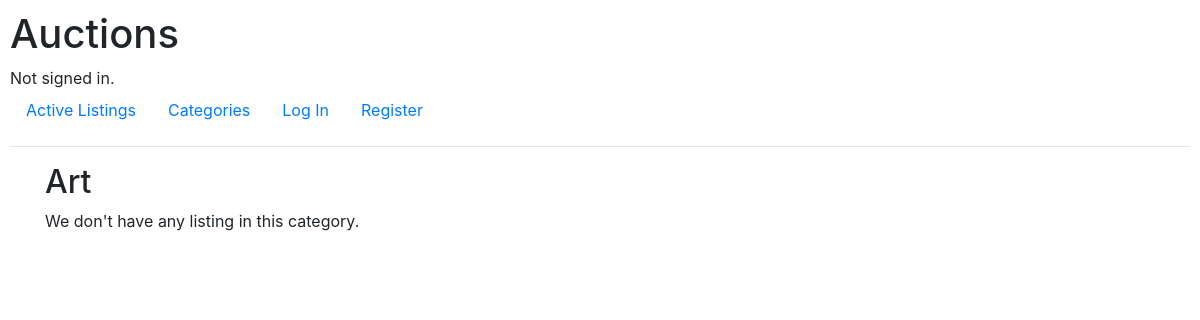
The page /categories/9 on the database as committed earlier.
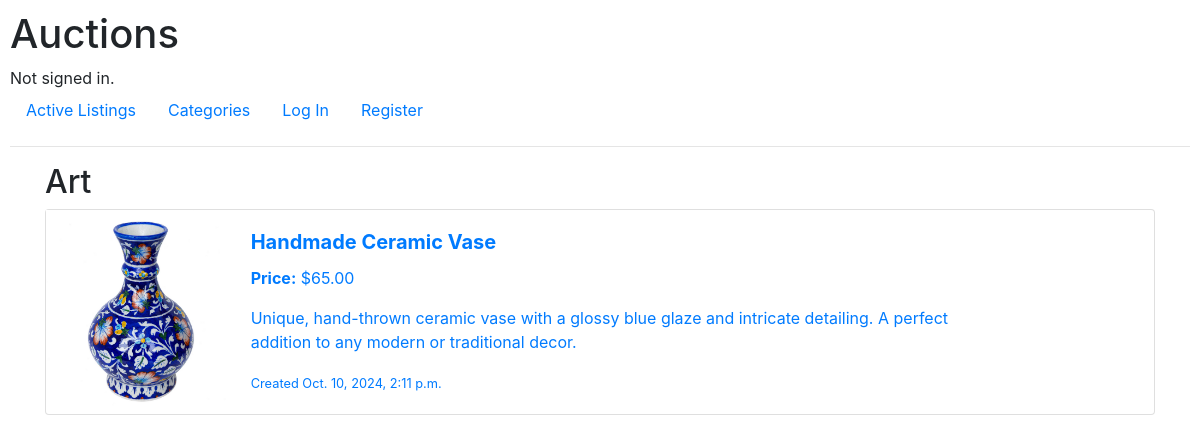
The same page on the database as committed later.
### auctions/models.py (models this page shows)
class AuctionListing(models.Model):
    name = models.CharField(max_length=100)
    description = models.TextField()
    current_bid = models.DecimalField(max_digits=10, decimal_places=2)
    photo = models.ImageField(upload_to='listings/', null=True, blank=True)
    datetime_submited = models.DateTimeField(auto_now_add=True)
    category = models.ForeignKey(Category, on_delete=models.CASCADE)
    listed_by = models.ForeignKey(User, on_delete=models.CASCADE)
    def __str__(self):
        return self.name

### auctions/views.py (the view)
# urls.py: path("categories/<int:category_id>", views.category_matches, name="category_matches"),
def category_matches(request, category_id):
    category = Category.objects.get(id=category_id)
    listings = AuctionListing.objects.filter(category=category)
    return render(request, 'auctions/category_matches.html', {
        'category': category,
        'listings': listings
    })

### auctions/models.py (called while the page is built)
    def __str__(self):
        return self.name

### auctions/templates/auctions/category_matches.html
{% extends "auctions/layout.html" %}
{% block body %}
    <h2>{{ category }}</h2>
    {% if listings %}
        <div class="row">
            {% for listing in listings %}
                <a href="{% url 'listing_details' listing.id %}" class="text-decoration-none">
                    <div class="col-12 mb-4">
                        <div class="card h-100">
                            <div class="row no-gutters">
                                <div class="col-lg-2 col-md-4">
                                    <img src="{{ listing.photo.url }}" alt="{{ listing }}" width="100%" height="200px">
                                </div>
                                <div class="col-md-8">
                                    <div class="card-body">
                                        <h5 class="card-title"><strong>{{ listing }}</strong></h5>
                                        <p><strong>Price:</strong> ${{ listing.current_bid }}</p>
                                        <p>{{ listing.description }}</p>
                                        <small>Created {{ listing.datetime_submited }}</small>
                                    </div>
                                </div>
                            </div>
                        </div>
                    </div>
                </a>
            {% endfor %}
        </div>
    {% else %}
        <p>We don't have any listing in this category.</p>
    {% endif %}
{% endblock body %}

Rows that differ between the two databases and show on the page:
added AuctionListing: photo (picture), name "Handmade Ceramic Vase", current_bid "65.00", description "Unique, hand-thrown ceramic vase with a glossy blue glaze and intricate detailing. A perfect addition to any modern or traditional decor.", datetime_submited "Oct. 10, 2024, 2:11 p.m."
Other text that changed with them:
text no longer shown: "We don't have any listing in this category."
